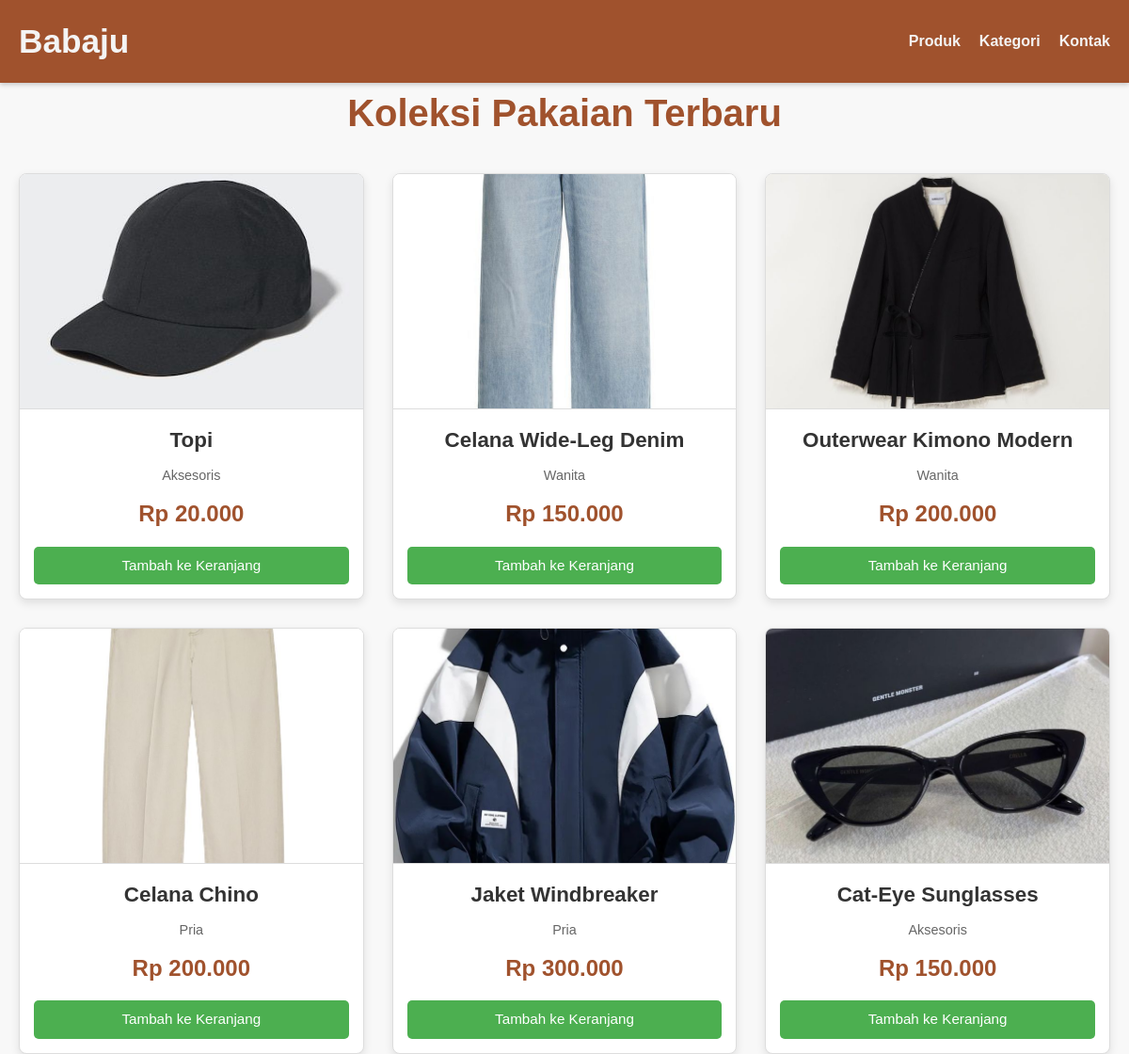
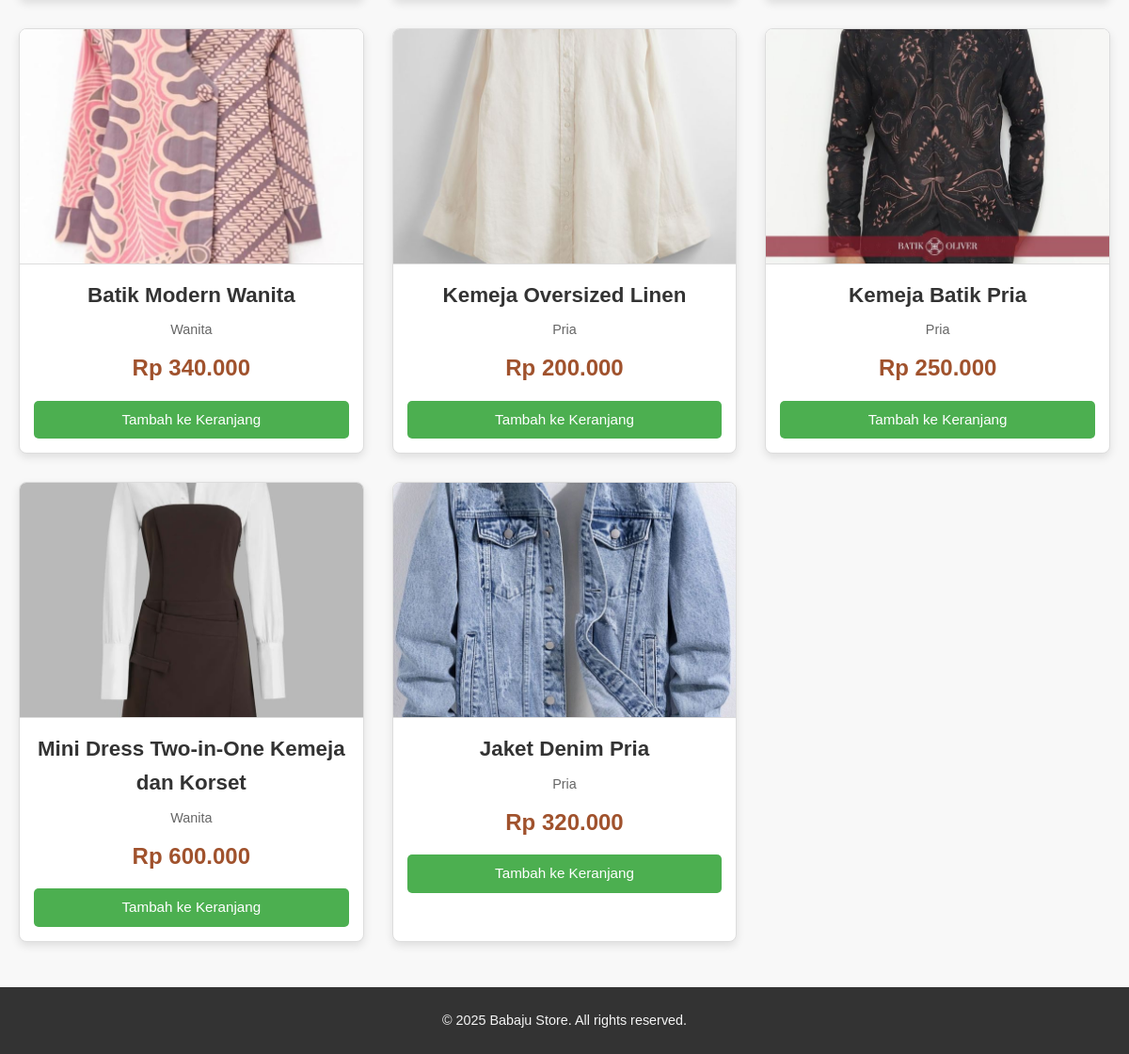
The page / on the database its author committed (2 pictures, top to bottom).
### tables this page shows
CREATE TABLE `products` (
  `id` int(11) NOT NULL,
  `name` varchar(255) NOT NULL,
  `description` text DEFAULT NULL,
  `price` decimal(10,2) NOT NULL,
  `image_url` varchar(255) DEFAULT NULL,
  `category_id` int(11) DEFAULT NULL,
  `stock_quantity` int(11) DEFAULT 0,
  `created_at` timestamp NOT NULL DEFAULT current_timestamp(),
  `updated_at` timestamp NOT NULL DEFAULT current_timestamp() ON UPDATE current_timestamp()
);

CREATE TABLE `categories` (
  `id` int(11) NOT NULL,
  `name` varchar(255) NOT NULL
);

### Controllers/ProductController.php (called while the page is built, shortened)
<?php
require_once 'Models/Product.php';
class ProductController {
    protected $productModel;
    public function __construct() {
        $this->productModel = new Product();
    }
    public function index() {
        $products = $this->productModel->getAllProducts();
        $productsData = $products->fetchAll(PDO::FETCH_ASSOC);
        $data['products'] = $productsData;
        $data['title'] = 'Koleksi Babaju';
        $this->view('templates/header', $data);
        $this->view('products/index', $data);
        $this->view('templates/footer');
    }
    public function view($view, $data = []) {
        extract($data);
        require_once 'Views/' . $view . '.php';
    }
}

### Models/Product.php (called while the page is built, shortened)
<?php
require_once __DIR__ . '/../Core/Database.php';
class Product {
    private $conn;
    private $table = 'products';
    public function __construct() {
        $database = new Database();
        $this->conn = $database->getConnection();
    }
    public function getAllProducts() {
        $query = "SELECT p.*, c.name as category_name
                  FROM " . $this->table . " p
                  LEFT JOIN categories c ON p.category_id = c.id
                  ORDER BY p.created_at DESC";
        $stmt = $this->conn->prepare($query);
        $stmt->execute();
        return $stmt;
    }
}

### Core/Database.php (called while the page is built, shortened)
<?php
class Database {
    private $host = 'localhost';
    private $db_name = 'babaju_store';
    private $username = 'root';
    private $password = '';
    public function getConnection() {
        $this->conn = null;
        try {
            $this->conn = new PDO("mysql:host=" . $this->host . ";dbname=" . $this->db_name, $this->username, $this->password);
            $this->conn->setAttribute(PDO::ATTR_ERRMODE, PDO::ERRMODE_EXCEPTION);
            $this->conn->exec("set names utf8");
        } catch(PDOException $exception) {
            echo "Connection error: " . $exception->getMessage();
            exit();
        }
        return $this->conn;
    }
}

### Views/products/index.php (the view, shortened to what this page needs)
<section class="product-list">
    <h2>Koleksi Pakaian Terbaru</h2>
    <?php if (empty($products)): ?>
        <p>Belum ada produk saat ini.</p>
    <?php else: ?>
        <div class="product-grid">
            <?php foreach ($products as $product): ?>
                <div class="product-card">
                    <a href="<?= BASEURL ?>/?page=detailProduk&id=<?= $product['id'] ?>">
                        <img src="<?= BASEURL ?>/public/images/<?= $product['image_url'] ?>" alt="<?= $product['name'] ?>">
                        <h3><?= $product['name'] ?></h3>
                        <p class="category"><?= $product['category_name'] ?></p>
                        <p class="price">Rp <?= number_format($product['price'], 0, ',', '.') ?></p>
                    </a>
                    <div class="product-actions">
                            <a href="<?= BASEURL ?>/?page=tambahKeranjang&id=<?= $product['id'] ?>" class="add-to-cart-btn">Tambah
                                ke Keranjang</a>
                    </div>
                </div>
            <?php endforeach; ?>
        </div>
    <?php endif; ?>
</section>

### index.php (shortened to what this page needs)
<?php
require_once 'Controllers/ProductController.php';
if (!isset($_GET['page'])) {
    $controller = new ProductController();
    $controller->index();
}elseif (isset($_GET['page']) && $_GET['page'] == "login") {
    $controller = new AuthController();
    $controller->index();
}elseif (isset($_GET['page']) && $_GET['page'] == "logout") {
    $controller = new AuthController();
    $controller->logout();
}elseif (isset($_GET['page']) && $_GET['page'] == "login_proses") {
    $controller = new AuthController();
    $controller->login();
} elseif (isset($_GET['page']) && $_GET['page'] == "detailProduk") {
    $controller = new ProductController();
    $id = $_GET['id'] ?? null;
    $controller->detail($id);
} elseif (isset($_GET['page']) && $_GET['page'] == "simpanProduk") {
    $controller = new ProductController();
    $controller->store();
} elseif (isset($_GET['page']) && $_GET['page'] == "hapusProduk") {
    $controller = new ProductController();
    $id = $_GET['id'] ?? null;
    $controller->hapus($id);
} elseif (isset($_GET['page']) && $_GET['page'] == "kategori") {
    $controller = new CategoryController();
    $controller->index();
} elseif (isset($_GET['page']) && $_GET['page'] == "produkByKategori") {
    $controller = new ProductController();
    $categoryId = $_GET['id'] ?? null;
    $controller->getProductsByCategory($categoryId);
} elseif (isset($_GET['page']) && $_GET['page'] == "kontak") {
    $controller = new ProductController();
    $controller->kontak();
} elseif (isset($_GET['page']) && $_GET['page'] == "keranjang") {
    $controller = new ProductController();
    $controller->keranjang();
} elseif (isset($_GET['page']) && $_GET['page'] == "tambahKeranjang") {
    $controller = new ProductController();
    $productId = $_GET['id'] ?? null;
    $controller->tambahKeKeranjang($productId);
} elseif (isset($_GET['page']) && $_GET['page'] == "hapusDariKeranjang") {
    $controller = new ProductController();
    $productId = $_GET['id'] ?? null;
    $controller->hapusDariKeranjang($productId);
} elseif (isset($_GET['page']) && $_GET['page'] == "pilihUntukPembayaran") {
    $controller = new ProductController();
    $controller->pilihUntukPembayaran();
} elseif (isset($_GET['page']) && $_GET['page'] == "editProduk") {
    $controller = new ProductController();
    $id = $_GET['id'] ?? null;
    $controller->edit($id);
} elseif (isset($_GET['page']) && $_GET['page'] == "updateProduk") {
    $controller = new ProductController();
    $controller->update();
} elseif (isset($_GET['page']) && $_GET['page'] == "prosesPembayaran") {
    $controller = new ProductController();
    $controller->prosesPembayaran();
} elseif (isset($_GET['page']) && $_GET['page'] == "orderSuccess") {
    $controller = new ProductController();
    $controller->view('pages/order_success', ['title' => 'Pembayaran Berhasil']);
}
else {
    echo "Halaman tidak ditemukan!";
}
?>

### Views/templates/header.php (shortened to what this page needs)
<!DOCTYPE html>
<html lang="en">
<head>
    <link rel="stylesheet" href="<?= BASEURL ?>/public/css/style.css">
</head>
<body>
    <header class="main-header">
        <div class="container">
            <div class="logo">
                <a href="<?= BASEURL ?>">
                    <h1>Babaju</h1>
                </a>
            </div>
            <nav class="main-nav">
                <ul>
                    <li><a href="<?= BASEURL ?>">Produk</a></li>
                    <li><a href="<?= BASEURL ?>/?page=kategori">Kategori</a></li>
                    <li><a href="<?= BASEURL ?>/?page=kontak">Kontak</a></li>
                </ul>
            </nav>
        </div>
    </header>
    <main class="container">

### Views/templates/footer.php
</main>
    <footer class="main-footer">
        <div class="container">
            <p>&copy; 2025 Babaju Store. All rights reserved.</p>
        </div>
    </footer>
</body>
</html>

### Public/css/style.css (style rules this page uses)
:root { --primary-color: #A0522D; --secondary-color: #D2B48C; --accent-color: #4CAF50; --delete-color: #dc3545; --text-dark: #333; --text-light: #f4f4f4; --bg-light: #ffffff; --bg-dark: #222; --border-color: #ddd; }
* { margin: 0; padding: 0; box-sizing: border-box; }
body { font-family: 'Arial', sans-serif; line-height: 1.6; color: var(--text-dark); background: #f8f8f8; }
.container { max-width: 1200px; margin: auto; padding: 0 20px; }
a { text-decoration: none; color: var(--primary-color); }
img { max-width: 100%; height: auto; display: block; }
.main-header { background: var(--primary-color); color: var(--text-light); padding: 1rem 0; box-shadow: 0 2px 5px rgba(0,0,0,0.2); }
.main-header .container { display: flex; justify-content: space-between; align-items: center; }
.logo h1 { margin: 0; font-size: 2.2rem; }
.logo a { color: var(--text-light); font-weight: bold; }
.main-nav ul { list-style: none; display: flex; }
.main-nav ul li { margin-left: 20px; }
.main-nav ul li a { color: var(--text-light); font-weight: bold; padding: 5px 0; transition: all 0.3s ease; }
main { padding: 2rem 0; }
.product-list { margin-bottom: 2rem; }
.product-list h2 { text-align: center; margin-bottom: 2rem; color: var(--primary-color); font-size: 2.5rem; }
.product-grid { display: grid; grid-template-columns: repeat(auto-fit, minmax(280px, 1fr)); gap: 30px; }
.product-card { background: var(--bg-light); border: 1px solid var(--border-color); border-radius: 8px; overflow: hidden; box-shadow: 0 4px 10px rgba(0,0,0,0.1); transition: transform 0.3s ease, box-shadow 0.3s ease; text-align: center; padding-bottom: 15px; }
.product-card img { width: 100%; height: 250px; object-fit: cover; border-bottom: 1px solid var(--border-color); margin-bottom: 15px; }
.product-card h3 { font-size: 1.4rem; margin-bottom: 8px; color: var(--text-dark); }
.product-card .category { font-size: 0.9rem; color: #666; margin-bottom: 10px; }
.product-card .price { font-size: 1.5rem; color: var(--primary-color); font-weight: bold; margin-bottom: 15px; }
.product-actions { display: flex; justify-content: center; gap: 10px; margin-top: 10px; padding: 0 15px; }
.product-actions .add-to-cart-btn, .product-actions .action-btn { flex-grow: 1; padding: 10px 20px; border-radius: 5px; cursor: pointer; font-size: 1rem; transition: background 0.3s ease; text-align: center; text-decoration: none; }
.product-actions .add-to-cart-btn { background: var(--accent-color); color: white; border: none; }
.main-footer { background: var(--text-dark); color: var(--text-light); text-align: center; padding: 1.5rem 0; margin-top: 3rem; }
.main-footer p { margin: 0; font-size: 0.9rem; }

### Views/products/index.php (style rules this page uses)
.product-actions { display: flex; justify-content: center; gap: 10px; margin-top: 10px; padding: 0 15px; }
.product-actions .add-to-cart-btn { flex-grow: 1; padding: 8px 15px; font-size: 0.95rem; background: var(--accent-color); color: white; border: none; border-radius: 5px; cursor: pointer; text-align: center; text-decoration: none; transition: background 0.3s ease; }

### rows shown on the page
products: image_url (picture), name "Topi", category.name "Aksesoris", price "20.000"
products: image_url (picture), name "Celana Wide-Leg Denim", category.name "Wanita", price "150.000"
products: image_url+name (picture), name "Outerwear Kimono Modern", category.name "Wanita", price "200.000"
products: image_url+name (picture), name "Celana Chino", category.name "Pria", price "200.000"
products: image_url+name (picture), name "Jaket Windbreaker", category.name "Pria", price "300.000"
products: image_url (picture), name "Cat-Eye Sunglasses", category.name "Aksesoris", price "150.000"
products: image_url (picture), name "Batik Modern Wanita", category.name "Wanita", price "340.000"
products: image_url (picture), name "Kemeja Oversized Linen", category.name "Pria", price "200.000"
products: image_url (picture), name "Kemeja Batik Pria", category.name "Pria", price "250.000"
products: image_url (picture), name "Mini Dress Two-in-One Kemeja dan Korset", category.name "Wanita", price "600.000"
products: image_url (picture), name "Jaket Denim Pria", category.name "Pria", price "320.000"
